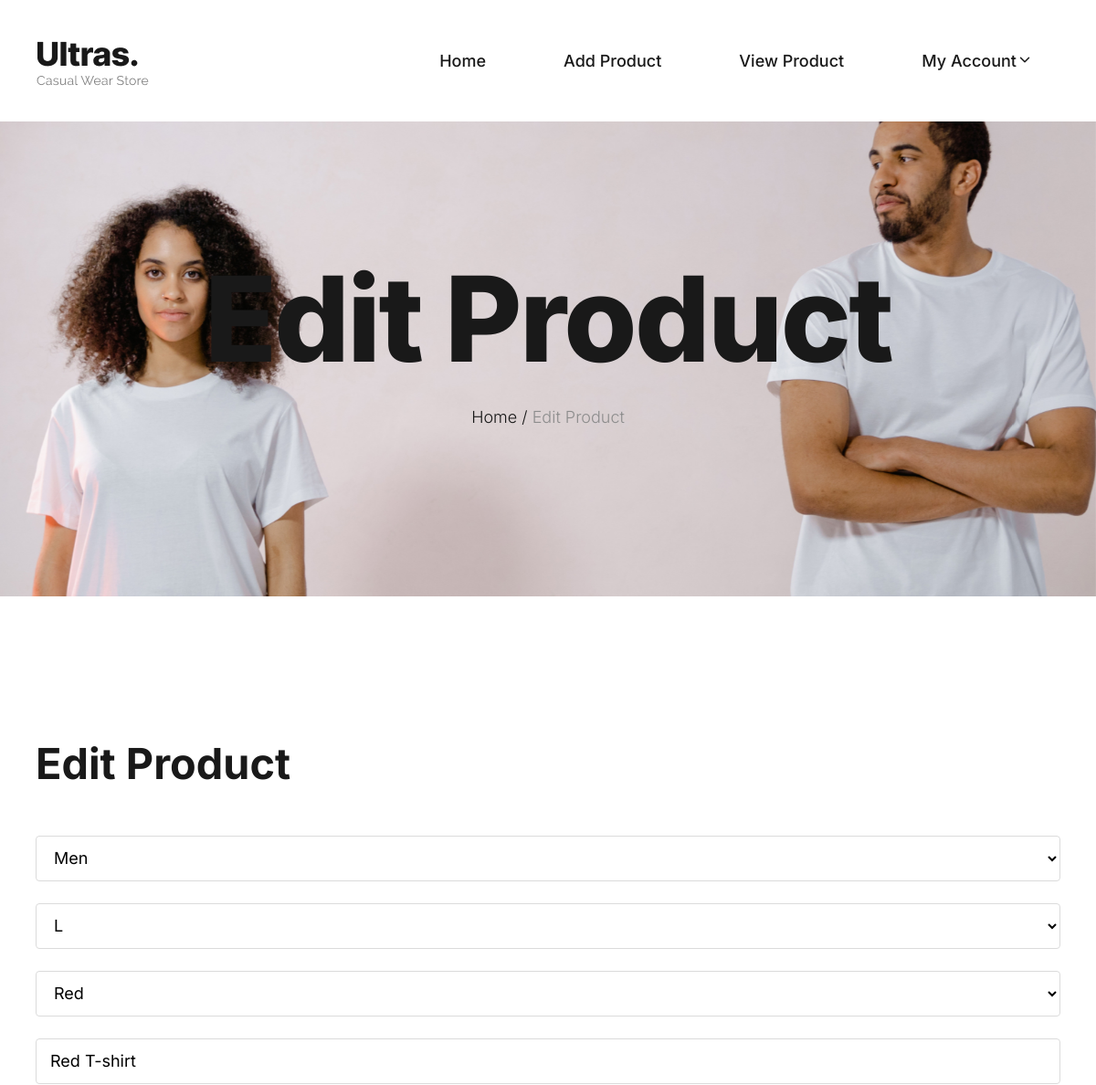
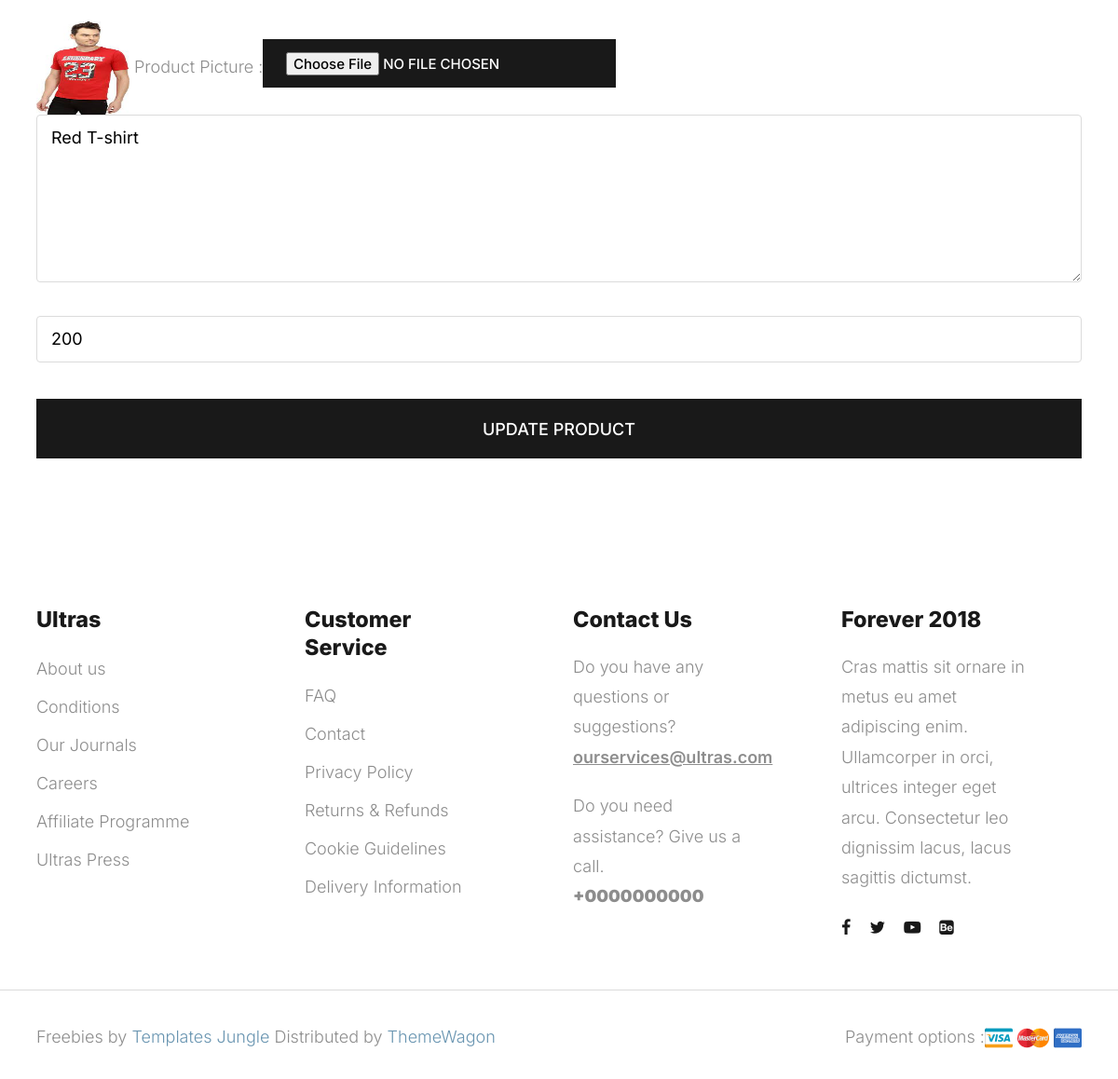
/seller-product-edit/1/, run on the app's committed database (2 pictures, top to bottom).
### myapp/models.py (models this page shows, shortened)
class Product(models.Model):
	size=(
		("S","S"),
		("M","M"),
		("L","L"),
		("XL","XL"),
		("XXL","XXL"),
	)
	color=(
		("Red","Red"),
		("White","White"),
		("Yellow","Yellow"),
		("Black","Black"),
		("Orange","Orange"),
		("Purple","Purple"),
		("Green","Green"),
		("Pink","Pink"),
	)
	category=(
		("Men","Men"),
		("Women","Women"),
		("Kids","Kids"),
	)
	seller=models.ForeignKey(User,on_delete=models.CASCADE)
	product_category=models.CharField(max_length=100,choices=category)
	product_name=models.CharField(max_length=100)
	product_desc=models.TextField()
	product_price=models.PositiveIntegerField()
	product_picture=models.ImageField(upload_to="profile_picture/")
	product_size=models.CharField(max_length=100,choices=size)
	product_color=models.CharField(max_length=100,choices=color)

### myapp/views.py (the view)
# urls.py: path('seller-product-edit/<int:pk>/',views.seller_product_edit,name="seller-product-edit"),
def seller_product_edit(request,pk):
	product=Product.objects.get(pk=pk)
	if request.method=="POST":
		product.product_name=request.POST['product_name']
		product.product_price=request.POST['product_price']
		product.product_desc=request.POST['product_desc']
		product.product_color=request.POST['product_color']
		product.product_category=request.POST['product_category']
		product.product_size=request.POST['product_size']
		try:
			product.product_picture=request.FILES['product_picture']
		except:
			pass
		product.save()
		msg="Product Updated Successfully"
		return render(request,'seller-product-edit.html',{'product':product,'msg':msg})
	else:
		return render(request,'seller-product-edit.html',{'product':product})

### myapp/templates/seller-product-edit.html (shortened to what this page needs)
{% extends 'seller-header.html'%}
{% block content %}
{% load static %}
<!DOCTYPE html>
<html lang="en">
  <head>
      </head>
  <body>
    <section class="site-banner jarallax padding-large" style="background: url({% static 'images/hero-image.jpg' %}) no-repeat; background-position: top;">
      <div class="container">
        <div class="row">
          <div class="col-md-12">
            <h1 class="page-title">Edit Product</h1>
            <div class="breadcrumbs">
              <span class="item">
                <a href="/">Home /</a>
              </span>
              <span class="item">Edit Product</span>
            </div>
          </div>
        </div>
      </div>
    </section>
    <section class="contact-information padding-large">
      <div class="container">
        <div class="row">
          <div class="col-md-12">
            <div class="contact-information">
              <div class="section-header">
                <h2 class="section-title">Edit Product</h2>
              </div>
              <form name="contactform" action="{% url 'seller-product-edit' pk=product.pk %}" method="post" class="contact-form" enctype="multipart/form-data">
                <div class="form-item">
                  <select name="product_category" class="u-full-width bg-light">
                    {% if product.product_category == "Men" %}
                      <option value="Men" selected>Men</option>
                    {% elif product.product_category == "Women" %}
                      <option>---Select Category---</option>
                      <option value="Men">Men</option>
                      <option value="Women" selected>Women</option>
                      <option value="Kids">Kids</option>
                    {% elif product.product_category == "Kids" %}
                      <option>---Select Category---</option>
                      <option value="Men">Men</option>
                      <option value="Women">Women</option>
                      <option value="Kids" selected>Kids</option>
                    {% endif %}
                  </select>
                  <select name="product_size" class="u-full-width bg-light">
                    {% if product.product_size == "S" %}
                      <option>---Select Size---</option>
                      <option value="S" selected>S</option>
                      <option value="M">M</option>
                      <option value="L">L</option>
                      <option value="XL">XL</option>
                      <option value="XXL">XXL</option>
                    {% elif product.product_size == "L" %}
                      <option value="L" selected>L</option>
                    {% endif %}
                  </select>
                  <select name="product_color" class="u-full-width bg-light">
                    {% if product.product_color == "Red" %}
                      <option value="Red" selected>Red</option>
                    {% endif %}
                  </select>
                  <input type="text" minlength="2" name="product_name" value="{{product.product_name}}" class="u-full-width bg-light">
                  <img src="{{product.product_picture.url}}" style="width:100px; height:100px;">
                  Product Picture :<input type="file" name="product_picture">
                  <textarea class="u-full-width bg-light" name="product_desc" style="height: 180px;">{{product.product_desc}}</textarea>
                  <input type="text" minlength="2" name="product_price" value="{{product.product_price}}" class="u-full-width bg-light">
                </div>
                <button type="submit" name="submit" class="btn btn-dark btn-full btn-medium">Update Product</button>
              </form>
            </div>
          </div>
        </div>
      </div>
    </section>
  </body>
</html>
{% endblock %}

### myapp/static/style.css (style rules this page uses)
:root { --header-height : 160px; --header-height-min : 80px; }
:root { --accent-color : #8d8d8d; --dark-color : #191919; --light-color : #fff; --grey-color : #dbdbdb; --light-grey-color : #fafafa; --primary-color : #6995B1; --light-primary-color : #eef1f3; }
:root { --body-font : "Inter", sans-serif; --heading-font : "Inter", sans-serif; }
*, *::before, *::after { -webkit-box-sizing: border-box; -moz-box-sizing: border-box; box-sizing: border-box; }
html { box-sizing: border-box; }
body { font-family: var(--body-font); font-size: 18px; font-weight: 300; line-height: 2; color: var(--accent-color); margin: 0; }
a { color: var(--dark-color); text-decoration: none; transition: 0.3s color ease-out; }
button, input, select, textarea { font-family: inherit; font-size: inherit; line-height: inherit; outline: 0; }
img { display: inline-block; border: 0; max-width: 100%; height: auto; vertical-align: middle; }
h1, .h1, h2, .h2, h3, .h3, h4, .h4, h5, .h5, h6, .h6 { font-family: var(--heading-font); color: var(--dark-color); line-height: 1.2; }
h1, h2, h3 { margin: 25px 0; text-transform: capitalize; }
h1, .h1 { font-size: 3em; line-height: 1.4; }
h2, .h2 { font-size: 2em; line-height: 1.4; }
::placeholder { color: var(--grey-color); }
.container::after, .row::after, .clearfix::after { display: block; clear: both; content: ""; }
input[type="email"], input[type="number"], input[type="search"], input[type="text"], input[type="tel"], input[type="url"], input[type="password"], textarea, select { height: 50px; padding: 6px 15px; background-color: var(--light-background-color); border: 1px solid var(--grey-color); border-radius: 4px; box-shadow: none; box-sizing: border-box; }
input[type="email"], input[type="number"], input[type="search"], input[type="text"], input[type="tel"], input[type="url"], input[type="password"], textarea { -webkit-appearance: none; -moz-appearance: none; appearance: none; }
textarea { min-height: 130px; padding-top: 6px; padding-bottom: 6px; }
button, .button { margin-bottom: 1rem; }
input, textarea, select, fieldset { margin-bottom: 1.5rem; }
pre, blockquote, dl, figure, table, form { margin-bottom: 2rem; }
.u-full-width { width: 100%; box-sizing: border-box; }
a.btn, input[type="button"], input[type="submit"], input[type="reset"], input[type="file"], button { background-image: none; background: var(--dark-color); text-decoration: none !important; display: inline-block; position: relative; border: 2px solid transparent; border-radius: 0; padding: 0.75em 1.5em; margin-top: 15px; font-family: var(--body-font); font-size: 15px; font-weight: 500; line-height: normal; text-align: center; text-transform: uppercase; color: var(--light-color); z-index: 1; cursor: pointer; white-space: nowrap; vertical-align: middle; -webkit-transition: all 0.3s ease-in; transition: all 0.3s ease-in; -ms-touch-action: manipulation; touch-action: manipulation; -webkit-user-select: none; -moz-user-select: none; -ms-user-select: none; user-select: none; }
.btn:last-child { margin-right: 0; }
.btn.btn-medium { padding: 1.1em 3.0em; font-size: 1.0em; }
.btn.btn-full { display: block; margin: .85em 0; width: 100%; text-align: center; }
.btn.btn-dark { background: var(--dark-color); color: var(--light-color); }
.site-banner { text-align: center; }
.site-banner h1.page-title { font-size: 7.2em; font-weight: 800; line-height: 1em; letter-spacing: -0.02em; text-transform: capitalize; color: var(--dark-color); }
.breadcrumbs { color: var(--accent-color); }
.breadcrumbs .item { text-transform: capitalize; }
.section-header { width: 100%; padding-bottom: 20px; }
.section-title { font-size: 2.6em; font-weight: 700; }
.padding-large { padding-top: 7em; padding-bottom: 7em; }
.bg-light { background-color: var(--light-color) !important; }
.breadcrumbs span { display: inline-block; }
.site-banner { position: relative; }

### data on the page
Product: product_category "Men", product_size "L", product_color "Red", product_name "Red T-shirt", product_picture (picture), product_desc "Red T-shirt", product_price "200"
